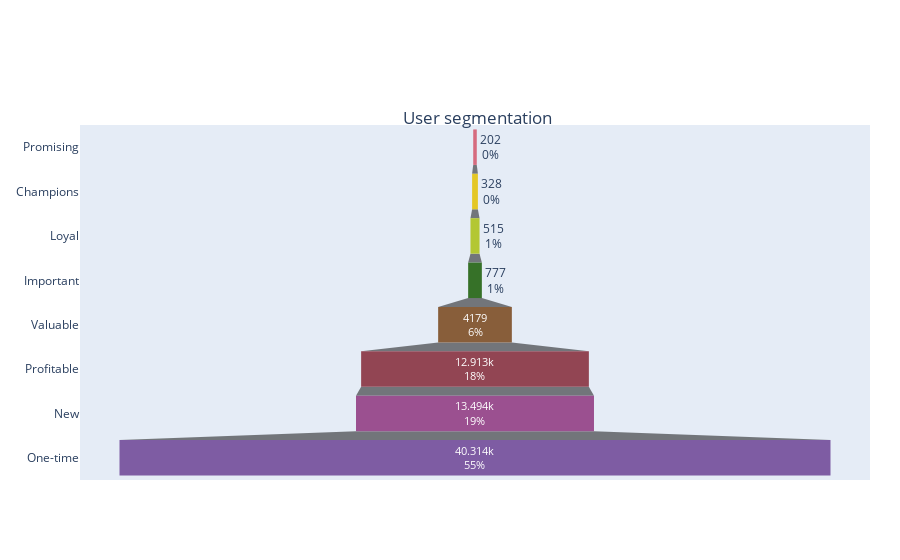

Write notebook code for a chart like this one.
### Markdown cell above
*New* and *Recent* users are the majority of our customers (35% in each group)

Let's display user segmentation

### Code cell
fig = go.Figure()

colors = [ '#D66B7F', '#E4C725','#B3C733', 
                      '#367128', '#885E3A', '#924553', '#9B5090', '#7E5CA3']

fig.add_trace(go.Funnel(
    x=rfm_g['Users'],
    y=rfm_g['Group'],
    orientation='h',
    textinfo='value+percent total',
    marker={'color': colors},
    customdata=rfm_g.apply(lambda row: \
                           f"{row['Group']}:<br>{row['Users']} users,<br>{row['Percentage']:.2f}% \
                           out of all users<extra></extra>", axis=1)
))


fig.update_layout(
    title={
        'text': 'User segmentation',
        'y': 0.8,
        'x': 0.53,
        'xanchor': 'center',
        'yanchor': 'top'},
    margin=dict(r=30, t=125),
    height=500
)

#fig.update_yaxes(margin=dict(t=15))

fig.update_traces(hovertemplate='%{customdata}')

fig.show()

### Figure 1 — Plotly figure (JSON) as saved in the notebook; plotly's stock layout.template omitted (floating-point values rounded to 4 significant figures)
{"data": [{"customdata": ["Promising:<br>202 users,<br>0.28%                            out of all users<extra></extra>", "Champions:<br>328 users,<br>0.45%                            out of all users<extra></extra>", "Loyal:<br>515 users,<br>0.71%                            out of all users<extra></extra>", "Important:<br>777 users,<br>1.07%                            out of all users<extra></extra>", "Valuable:<br>4179 users,<br>5.75%                            out of all users<extra></extra>", "Profitable:<br>12913 users,<br>17.76%                            out of all users<extra></extra>", "New:<br>13494 users,<br>18.56%                            out of all users<extra></extra>", "One-time:<br>40314 users,<br>55.44%                            out of all users<extra></extra>"], "hovertemplate": "%{customdata}", "marker": {"color": ["#D66B7F", "#E4C725", "#B3C733", "#367128", "#885E3A", "#924553", "#9B5090", "#7E5CA3"]}, "orientation": "h", "textinfo": "value+percent total", "type": "funnel", "x": [202, 328, 515, 777, 4179, 12913, 13494, 40314], "y": ["Promising", "Champions", "Loyal", "Important", "Valuable", "Profitable", "New", "One-time"]}], "layout": {"autosize": true, "margin": {"r": 30, "t": 125}, "title": {"text": "User segmentation", "x": 0.53, "xanchor": "center", "y": 0.8, "yanchor": "top"}, "xaxis": {"autorange": true, "range": [-22400.0, 22400.0], "type": "linear"}, "yaxis": {"autorange": true, "range": [7.5, -0.5], "type": "category"}}}
